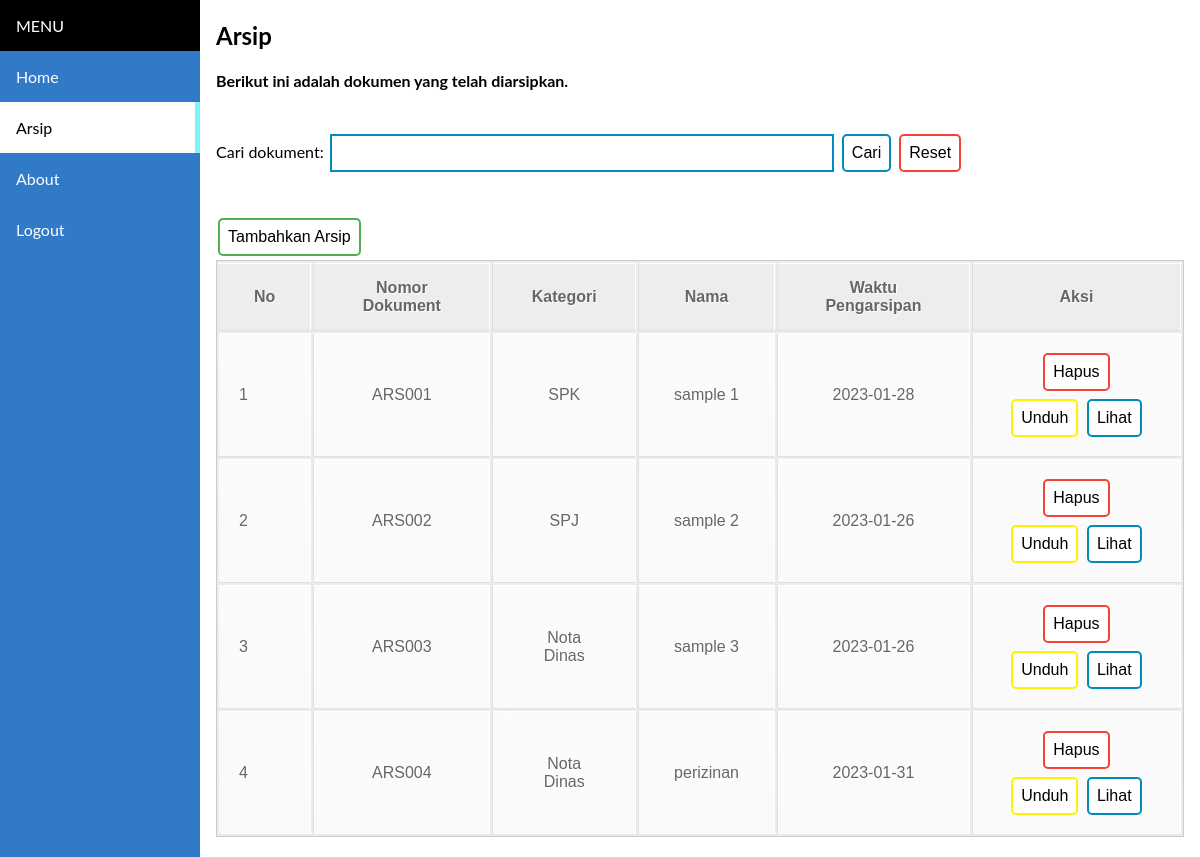
The app's page /home.php (signed in) with its own data.
### tables this page shows
CREATE TABLE `arsip` (
  `id` int(11) NOT NULL,
  `nomor` varchar(50) NOT NULL,
  `kategori` varchar(50) NOT NULL,
  `judul` varchar(255) NOT NULL,
  `tgl_arsip` date NOT NULL,
  `pdf` varchar(255) NOT NULL
);

### home.php (the view, shortened to what this page needs)
<!DOCTYPE html>
<html>
<head>
	<link rel="stylesheet" type="text/css" href="style.css">
</head>
<body>
	<div class="sidebar">
		<div class="block">MENU</div>
		<a href="index.php">Home</a>
		<a class="active" href="home.php">Arsip</a>
		<a href="about.php">About</a>
		<a href="logout.php">Logout</a>
	</div>
	<div class="content">
		<h2>Arsip</h2>
		<h4>Berikut ini adalah dokumen yang telah diarsipkan.</h4>
		<br />
		<form method="GET" action="home.php">
			<label>Cari dokument: </label>
			<input class="search" type="text" name="kata_cari" value="<?php if (isset($_GET['kata_cari'])) {
																			echo $_GET['kata_cari'];
																		} ?>" />
			<button class="button button2" type="submit">Cari</button>
			<button class="button button3" type="reset" onclick="window.location.href='home.php'">Reset</button>
		</form>
		<br />
		<br />
		<a href="create.php"><button class="button button1">Tambahkan Arsip</button></a>
		<table class="new">
			<tr>
				<th>No</th>
				<th>Nomor Dokument</th>
				<th>Kategori</th>
				<th>Nama</th>
				<th>Waktu Pengarsipan</th>
				<th>Aksi</th>
			</tr>
			<?php
			include 'koneksi.php';
			if (isset($_GET['kata_cari'])) {
				$kata_cari = $_GET['kata_cari'];
				$data = mysqli_query($koneksi, "SELECT * FROM arsip WHERE nomor like '%" . $kata_cari . "%' OR kategori like '%" . $kata_cari . "%' OR judul like '%" . $kata_cari . "%' OR tgl_arsip like '%" . $kata_cari . "%'");
			} else {
				$data = mysqli_query($koneksi, "select * from arsip");
			}
			while ($d = mysqli_fetch_array($data)) {
			?>
				<tr>
					<td><?php echo $d['id']; ?></td>
					<td><?php echo $d['nomor']; ?></td>
					<td><?php echo $d['kategori']; ?></td>
					<td><?php echo $d['judul']; ?></td>
					<td><?php echo $d['tgl_arsip']; ?></td>
					<td>
						<a href="delete_method.php?id=<?php echo $d['id']; ?>" onclick="return confirm('Yakin ingin menghapusnya?')"><button class="button button3">Hapus</button></a>
						<a href="filepdf/<?php echo $d['pdf']; ?>"><button class="button button6">Unduh</button></a>
						<a href="show.php?id=<?php echo $d['id']; ?>"><button class="button button2">Lihat</button></a>
					</td>
				</tr>
			<?php
			}
			?>
		</table>
		<br>
	</div>
</body>
</html>

### style.css (style rules this page uses)
body { margin: 0; font-family: "Lato", sans-serif; }
.sidebar { margin: 0; padding: 0; width: 200px; background-color: #317AC7; position: fixed; height: 100%; overflow: auto; }
.sidebar a { display: block; color: rgb(255, 255, 255); padding: 16px; text-decoration: none; }
.sidebar a.active { background-color: #ffffff; color: rgb(0, 0, 0); border-right: #7CF6FD 5px solid; }
div.block { background-color: #000000; color: white; display: block; padding: 16px; text-decoration: none; }
div.content { margin-left: 200px; padding: 1px 16px; }
table.new { font-family: Arial, Helvetica, sans-serif; color: #666; text-shadow: 1px 1px 0px #fff; background: #eaebec; border: #ccc 1px solid; }
table.new th { padding: 15px 35px; border-left:1px solid #e0e0e0; border-bottom: 1px solid #e0e0e0; background: #ededed; }
table.new th:first-child { border-left:none; }
table.new tr { text-align: center; padding-left: 20px; }
table.new td:first-child { text-align: left; padding-left: 20px; border-left: 0; }
table.new td { padding: 15px 35px; border-top: 1px solid #ffffff; border-bottom: 1px solid #e0e0e0; border-left: 1px solid #e0e0e0; background: #fafafa; background: -webkit-gradient(linear, left top, left bottom, from(#fbfbfb), to(#fafafa)); background: -moz-linear-gradient(top, #fbfbfb, #fafafa); }
table.new tr:last-child td { border-bottom: 0; }
table.new tr:last-child td:first-child { -moz-border-radius-bottomleft: 3px; -webkit-border-bottom-left-radius: 3px; border-bottom-left-radius: 3px; }
table.new tr:last-child td:last-child { -moz-border-radius-bottomright: 3px; -webkit-border-bottom-right-radius: 3px; border-bottom-right-radius: 3px; }
table.none, th, td { border: 1px solid white; }
.button { background-color: #4CAF50; border: none; color: white; padding: 8px 8px; text-align: center; text-decoration: none; display: inline-block; font-size: 16px; margin: 4px 2px; transition-duration: 0.4s; cursor: pointer; }
.button1 { background-color: white; color: black; border: 2px solid #4CAF50; border-radius: 5px; }
.button2 { background-color: white; color: black; border: 2px solid #008CBA; border-radius: 5px; }
.button3 { background-color: white; color: black; border: 2px solid #f44336; border-radius: 5px; }
.button6 { background-color: white; color: black; border: 2px solid #fff200; border-radius: 5px; }
input.search { border: 2px solid #008CBA; padding: 8px 8px; font-size: 16px; margin: 4px 2px; width: 50%; }

### records on screen
arsip: id "1", nomor "ARS001", kategori "SPK", judul "sample 1", tgl_arsip "2023-01-28"
arsip: id "2", nomor "ARS002", kategori "SPJ", judul "sample 2", tgl_arsip "2023-01-26"
arsip: id "3", nomor "ARS003", kategori "Nota Dinas", judul "sample 3", tgl_arsip "2023-01-26"
arsip: id "4", nomor "ARS004", kategori "Nota Dinas", judul "perizinan", tgl_arsip "2023-01-31"
